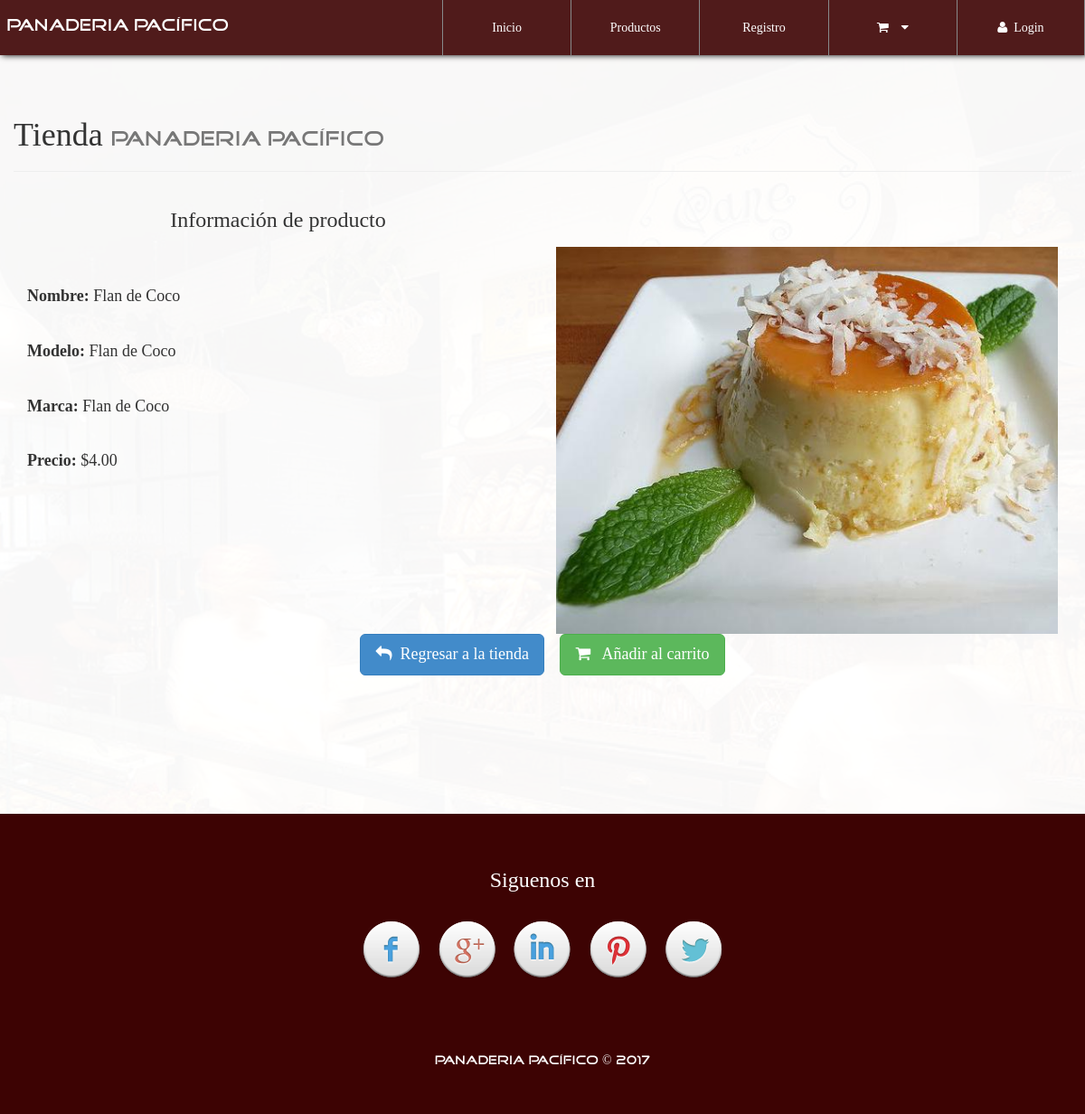
The page /infoProd.php?CodigoProd=P1 on the database its author committed.
### tables this page shows
CREATE TABLE `producto` (
  `CodigoProd` varchar(30) NOT NULL,
  `NombreProd` varchar(30) NOT NULL,
  `CodigoCat` varchar(30) NOT NULL,
  `Precio` decimal(30,2) NOT NULL,
  `Modelo` varchar(30) NOT NULL,
  `Marca` varchar(30) NOT NULL,
  `Stock` int(20) NOT NULL,
  `NITProveedor` varchar(30) NOT NULL,
  `Imagen` varchar(150) NOT NULL,
  `Nombre` varchar(30) NOT NULL
);

### library/consulSQL.php (called while the page is built, shortened)
<?php
class ejecutarSQL {
    public static function conectar(){
        if(!$con=  mysql_connect(SERVER,USER,PASS)){
            die("Error en el servidor, verifique sus datos");
        }
        return $con;
    }
    public static function consultar($query) {
        if (!$consul = mysql_query($query, ejecutarSQL::conectar())) {
            die(mysql_error().'Error en la consulta SQL ejecutada');
        }
        return $consul;
    }
}

### infoProd.php (the view, shortened to what this page needs)
<?php
include './library/consulSQL.php';
?>
<!DOCTYPE html>
<html lang="es">
<head>
    <?php include './inc/link.php'; ?>
</head>
<body id="container-page-product">
    <?php include './inc/navbar.php'; ?>
    <section id="infoproduct">
        <div class="container">
            <div class="row">
                <div class="page-header">
                    <h1>Tienda <small class="tittles-pages-logo">Panaderia Pacífico</small></h1>
                </div>
                <?php
                    $CodigoProducto=$_GET['CodigoProd'];
                    $productoinfo=  ejecutarSQL::consultar("select * from producto where CodigoProd='".$CodigoProducto."'");
                    while($fila=mysql_fetch_array($productoinfo)){
                        echo '
                            <div class="col-xs-12 col-sm-6">
                                <h3 class="text-center">Información de producto</h3>
                                <br><br>
                                <h4><strong>Nombre: </strong>'.$fila['NombreProd'].'</h4><br>
                                <h4><strong>Modelo: </strong>'.$fila['Modelo'].'</h4><br>
                                <h4><strong>Marca: </strong>'.$fila['Marca'].'</h4><br>
                                <h4><strong>Precio: </strong>$'.$fila['Precio'].'</h4>
                            </div>
                            <div class="col-xs-12 col-sm-6">
                                <br><br><br>
                                <img class="img-responsive" src="assets/img-products/'.$fila['Imagen'].'">
                            </div>
                            <br><br><br>
                            <div class="col-xs-12 text-center">
                                <a href="product.php" class="btn btn-lg btn-primary"><i class="fa fa-mail-reply"></i>&nbsp;&nbsp;Regresar a la tienda</a> &nbsp;&nbsp;&nbsp;
                                <button value="'.$fila['CodigoProd'].'" class="btn btn-lg btn-success botonCarrito"><i class="fa fa-shopping-cart"></i>&nbsp;&nbsp; Añadir al carrito</button>
                            </div>
                        ';
                    }
                ?>
            </div>
        </div>
    </section>
    <?php include './inc/footer.php'; ?>
</body>
</html>

### css/style.css (style rules this page uses)
body { font-family: "FontFamilySPro"; line-height: 1.5; font-size: 1.4em; width: 100%; height: 100%; margin: 0px; padding: 0px; background-position: center center; background-repeat: no-repeat; background-attachment: fixed; background-size: cover; background-color: #fff; }
section { width: 100%; margin: 0px; padding: 90px 0px; }
.tittles-pages-logo { font-family: "FontFamilyLogo"; }
#container-page-product { background-image: url(../assets/img/font-index.JPG); }
#store, #infoproduct, #container-pedido { background-color: rgba(255,255,255,.97); min-height: 900px; }

### rows shown on the page
producto: NombreProd "Flan de Coco", Modelo "Flan de Coco", Marca "Flan de Coco", Precio "4.00", Imagen (picture)
